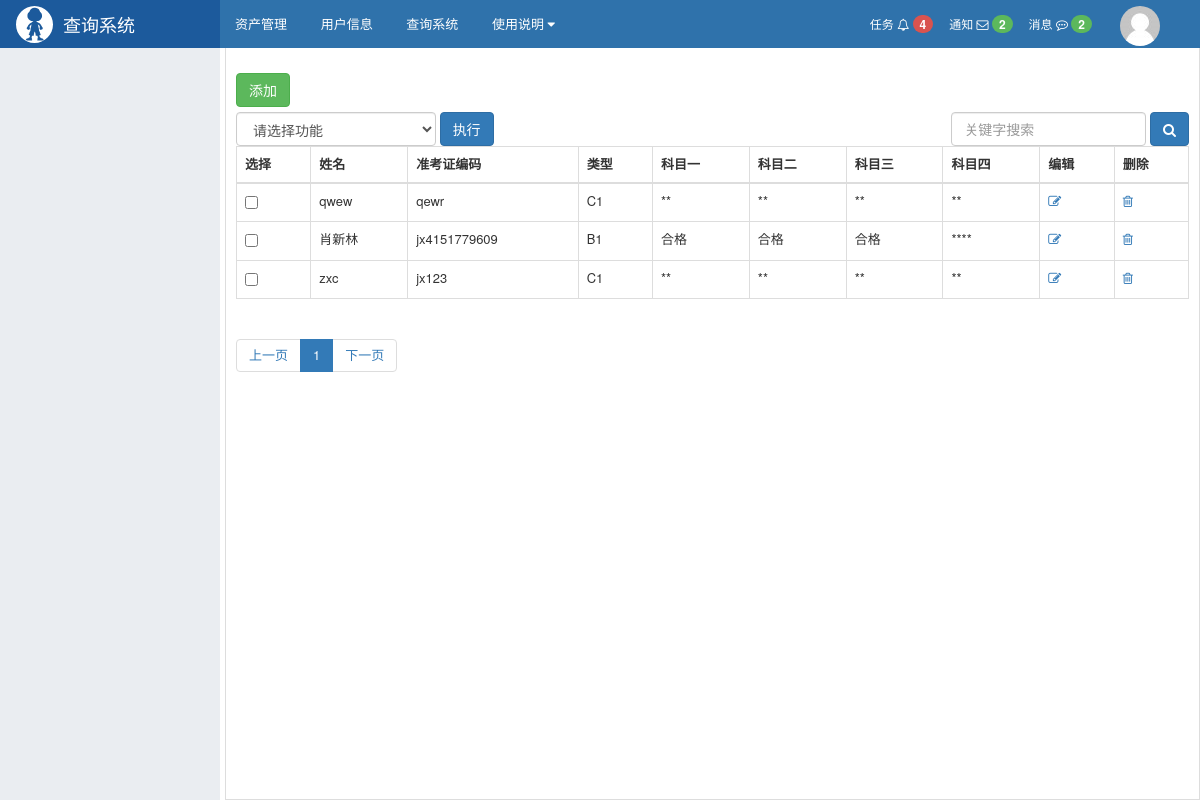
Screenshot of /stark/app01/userinfo/list/ with the database file from the repository.
### app01/models.py (models this page shows)
class UserInfo(models.Model):
    username = models.CharField(max_length=32, verbose_name="姓名")
    admission = models.CharField(max_length=32, verbose_name="准考证编码")
    type = models.CharField(max_length=32, verbose_name="类型", default="C1")
    code = models.CharField(max_length=18, verbose_name="身份证")
    one = models.CharField(max_length=10, verbose_name="科目一", default="**")
    two = models.CharField(max_length=10, verbose_name="科目二", default="**")
    three = models.CharField(max_length=10, verbose_name="科目三", default="**")
    four = models.CharField(max_length=10, verbose_name="科目四", default="**")

### stark/service/stark.py (the view, shortened to what this page needs)
    def changelist_view(self, request):
        search_list, q, con = self.get_search_condition(request)
        from stark.utils.pagination import Pagination
        total_count = self.model_class.objects.filter(con).count()
        query_params = request.GET.copy()
        query_params._mutable = True
        page = Pagination(request.GET.get('page'), total_count, request.path_info, query_params, per_page=7)
        list_filter = self.get_list_filter()
        origin_queryset = self.get_queryset()
        queryset = origin_queryset.filter(con).filter(**self.get_list_filter_condition()).order_by(*self.get_order_by()).distinct()[page.start:page.end]
        cl = ChangeList(self, queryset, q, search_list, page)
        context = {
            'cl': cl
        }
        return render(request, 'stark/changelist.html', context)

### stark/service/stark.py (called while the page is built)
    def gen_list_filter_rows(self):
        for option in self.list_filter:
            _field = self.config.model_class._meta.get_field(option.field)
            yield option.get_queryset(_field, self.config.model_class,self.config.request.GET)

    def display_checkbox(self, row=None, header=False):
        if header:
            return "选择"
        return mark_safe("<input type='checkbox' name='pk' value='%s' />" % row.pk)

    def display_edit(self, row=None, header=False):
        if header:
            return "编辑"
        return mark_safe(
            '<a href="%s"><i class="fa fa-edit" aria-hidden="true"></i></a></a>' % self.reverse_edit_url(row))

    def display_del(self, row=None, header=False):
        if header:
            return "删除"
        return mark_safe(
            '<a href="%s"><i class="fa fa-trash-o" aria-hidden="true"></i></a>' % self.reverse_del_url(row))

    def get_order_by(self):
        return self.order_by

    def get_list_display(self):
        val = []
        val.extend(self.list_display)
        val.append(StarkConfig.display_edit)
        val.append(StarkConfig.display_del)
        return val

    def get_add_btn(self):
        return mark_safe('<a href="%s" class="btn btn-success">添加</a>' % self.reverse_add_url())

    def get_action_list(self):
        val = []
        val.extend(self.action_list)
        return val

    def get_search_list(self):
        val = []
        val.extend(self.search_list)
        return val

    def get_search_condition(self, request):
        search_list = self.get_search_list()  # ['name','tel']
        q = request.GET.get('q', "")  # ‘大’
        con = Q()
        con.connector = "OR"
        if q:
            for field in search_list:
                con.children.append(('%s__contains' % field, q))
        return search_list, q, con

    def get_list_filter(self):
        val = []
        val.extend(self.list_filter)
        return val

    def get_list_filter_condition(self):
        comb_condition = {}
        for option in self.get_list_filter():
            element = self.request.GET.getlist(option.field)
            if element:
                comb_condition['%s__in' % option.field] = element
        return comb_condition

    def get_queryset(self):
        return self.model_class.objects

### stark/templatetags/stark.py (called while the page is built)
@register.inclusion_tag('stark/table.html')
def table(cl):
    return {'header_list':header_list(cl),'body_list':body_list(cl)}

### stark/utils/pagination.py (called while the page is built)
    @property
    def start(self):
        return (self.current_page - 1) * self.per_page

### stark/templates/stark/changelist.html (shortened to what this page needs)
{% extends 'layout.html' %}
{% load stark %}
{% block content %}
    <div>
        <div class="comb-search">
        </div>
        {% if cl.add_btn %}
            <div style="margin: 5px 0;">
                {{ cl.add_btn }}
            </div>
        {% endif %}
        {% if cl.search_list %}
            <div style="float: right;">
                <form method="GET" class="form-inline">
                    <div class="form-group">
                        <input class="form-control" type="text" name="q" value="{{ cl.q }}" placeholder="关键字搜索">
                        <button class="btn btn-primary" type="submit">
                            <i class="fa fa-search" aria-hidden="true"></i>
                        </button>
                    </div>
                </form>
            </div>
        {% endif %}
        <form class="form-inline" method="post">
            {% if cl.action_list %}
                <div class="form-group">
                    <select name="action" class="form-control" style="min-width: 200px;">
                        <option>请选择功能</option>
                    </select>
                    <input class="btn btn-primary" type="submit" value="执行">
                </div>
            {% endif %}
            {% table cl %}
            <nav aria-label="Page navigation">
                <ul class="pagination">
                    {{ cl.page.page_html|safe }}
                </ul>
            </nav>
        </form>
    </div>
{% endblock %}

### stark/templates/layout.html (shortened to what this page needs)
{% load staticfiles %}
<!DOCTYPE html>
<html lang="en">
<head>
    <link rel="stylesheet" href="{% static 'stark/plugins/bootstrap/css/bootstrap.css' %} "/>
    <link rel="stylesheet" href="{% static 'stark/plugins/font-awesome/css/font-awesome.css' %} "/>
    <link rel="stylesheet" href="{% static 'stark/css/commons.css' %} "/>
    <link rel="stylesheet" href="{% static 'stark/css/nav.css' %} "/>
</head>
<body>
<div class="pg-header">
    <div class="nav">
        <div class="logo-area left">
            <a href="#">
                <img class="logo" src="{% static 'stark/imgs/logo.svg' %}">
                <span style="font-size: 18px;">查询系统</span>
            </a>
        </div>
        <div class="left-menu left">
            <a class="menu-item">资产管理</a>
            <a class="menu-item">用户信息</a>
            <a class="menu-item">查询系统</a>
            <div class="menu-item">
                <span>使用说明</span>
                <i class="fa fa-caret-down" aria-hidden="true"></i>
            </div>
        </div>
        <div class="right-menu right clearfix">
            <div class="user-info right">
                <a href="#" class="avatar">
                    <img class="img-circle" src="{% static 'stark/imgs/default.png' %}">
                </a>
            </div>
            <a class="user-menu right">
                消息
                <i class="fa fa-commenting-o" aria-hidden="true"></i>
                <span class="badge bg-success">2</span>
            </a>
            <a class="user-menu right">
                通知
                <i class="fa fa-envelope-o" aria-hidden="true"></i>
                <span class="badge bg-success">2</span>
            </a>
            <a class="user-menu right">
                任务
                <i class="fa fa-bell-o" aria-hidden="true"></i>
                <span class="badge bg-danger">4</span>
            </a>
        </div>
    </div>
</div>
<div class="pg-body">
    <div class="left-menu">
    </div>
    <div class="right-body">
        <div style="padding: 10px;">
            {% block content %} {% endblock %}
        </div>
    </div>
</div>
</body>
</html>

### stark/templates/stark/table.html
<table class="table table-bordered">
    <thead>
    <tr>
        {% for item in header_list %}
            <th>{{ item }}</th>
        {% endfor %}
    </tr>
    </thead>
    <tbody>
    {% for row_list in body_list %}
        <tr>
            {% for col in row_list %}
                <td>{{ col }}</td>
            {% endfor %}
        </tr>
    {% endfor %}
    </tbody>
</table>

### stark/static/stark/css/commons.css (style rules this page uses)
body { margin: 0; }
img { border: 0; }
.left { float: left; }
.right { float: right; }
.clearfix:after { clear: both; display: block; visibility: hidden; height: 0; }
.bg-danger { background-color: #d9534f !important; color: #ffffff; }
.bg-success { background-color: #5cb85c !important; color: #ffffff; }
.badge { display: inline-block; min-width: 10px; padding: 3px 7px; font-size: 12px; font-weight: bold; line-height: 1; color: #fff; text-align: center; white-space: nowrap; vertical-align: baseline; background-color: #777; border-radius: 10px; }
.img-circle { border-radius: 50%; }

### stark/static/stark/css/nav.css (style rules this page uses)
.nav { min-width: 980px; height: 48px; background-color: #2F72AB; color: #ffffff; line-height: 48px; overflow: visible; font-size: 12px; }
.nav .logo-area { width: 220px; overflow: hidden; height: 48px; background-color: #1c5a9c; padding-left: 10px; }
.nav .logo-area > a { color: #ffffff; text-decoration: none; display: inline-block; }
.nav .logo-area .logo { height: 37px; width: 37px; float: left; margin: 6px; margin-right: 10px; }
.nav .left-menu { font-size: 13px; }
.nav .left-menu .menu-item { display: inline-block; padding: 0 15px; cursor: pointer; position: relative; color: white; text-decoration: none; }
.nav .right-menu .user-menu { padding: 0 8px; cursor: pointer; color: white; text-decoration: none; }
.nav .right-menu .user-info { padding: 0 30px 0 10px; height: 48px; position: relative; }
.nav .right-menu .user-info .avatar { display: inline-block; padding: 0 10px; height: 48px; }

### stark/templates/layout.html (style rules this page uses)
body { margin: 0; }
.pg-body > .left-menu { background-color: #EAEDF1; position: absolute; left: 0; top: 48px; bottom: 0; width: 220px; border: 1px solid #EAEDF1; overflow: auto; }
.pg-body > .right-body { position: absolute; left: 225px; right: 0; top: 48px; bottom: 0; overflow: scroll; border: 1px solid #ddd; border-top: 0; font-size: 13px; min-width: 755px; }

### stark/templates/stark/changelist.html (style rules this page uses)
.comb-search { padding: 5px 20px; }

### rows the page displays
UserInfo: row_list "qwew" "qewr" "C1" "**" "**" "**" "**"
UserInfo: row_list "肖新林" "jx4151779609" "B1" "合格" "合格" "合格" "****"
UserInfo: row_list "zxc" "jx123" "C1" "**" "**" "**" "**"

### other values shown
{{ cl.add_btn }} "添加"
{{ item }} "选择" "姓名" "准考证编码" "类型" "科目一" "科目二" "科目三" "科目四" "编辑" "删除"
{{ cl.page.page_html|safe }} "上一页 1 下一页"
